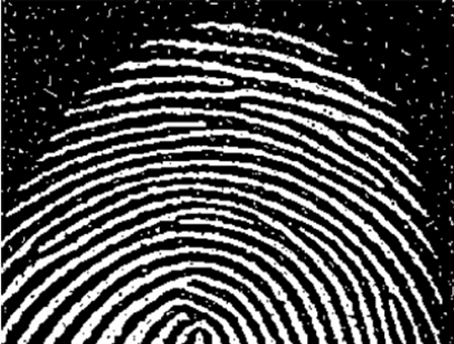
#> input picture Códigos/finger.png, 454 x 344 px
$ jupyter execute '9.2.3. Abertura e Fechamento.ipynb'
#> lines starting #> are read from the running program, lines starting #| are printed output that depends on the picture
[cell 1]
import numpy as np
import cv2
from matplotlib import pyplot as plt
img=cv2.imread('finger.png',0)
#> img is the input picture: shape (344, 454); min 0, max 255, mean 74.2
kernel=cv2.getStructuringElement(cv2.MORPH_ELLIPSE, (5,5)) # Elemento estruturante em elipse
opening = cv2.morphologyEx(img, cv2.MORPH_OPEN, kernel)
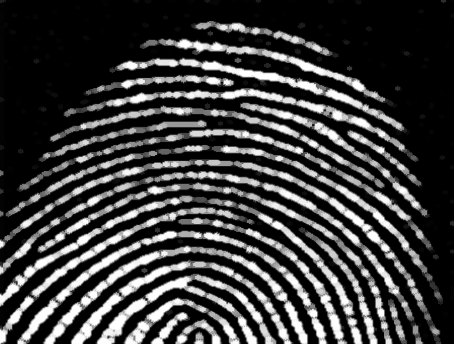
#> opening: shape (344, 454); min 0, max 254, mean 60.6
closing = cv2.morphologyEx(opening, cv2.MORPH_CLOSE, kernel)
plt.figure(figsize=(12,10))
plt.subplot (1,3,1)
plt.imshow(img,cmap=plt.cm.gray)
plt.title('Original'),plt.xticks([]), plt.yticks([])
plt.subplot (1,3,2)
plt.imshow(opening,cmap=plt.cm.gray)
plt.title('Abertura'),plt.xticks([]), plt.yticks([])
plt.subplot (1,3,3)
plt.imshow(closing,cmap=plt.cm.gray)
plt.title('Fechamento'),plt.xticks([]), plt.yticks([])
plt.show()
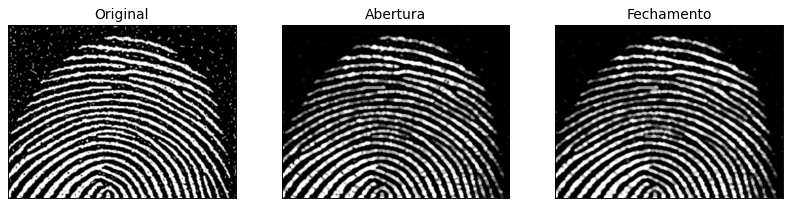
#> figure drawn by matplotlib, 3 panels
